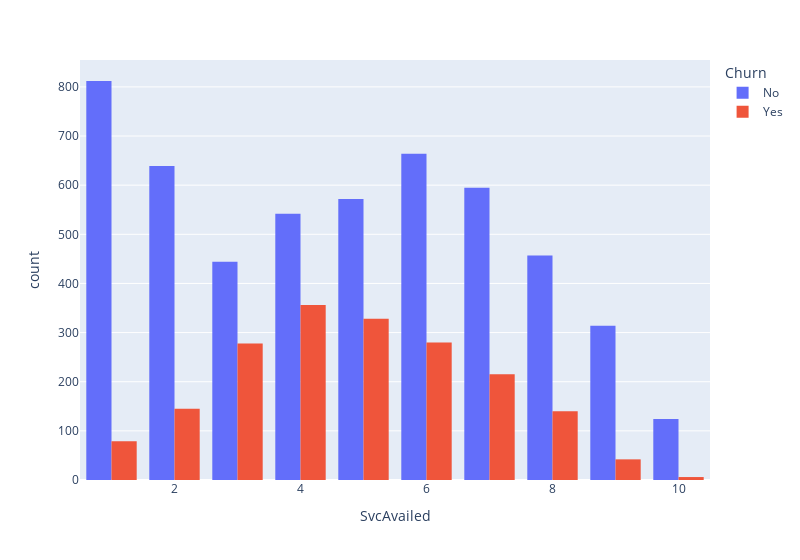

Write notebook code for a chart like this one.
### Markdown cell above
Now, it's time to probe the dataset and see if insights can be extracted. 

First, we plot a histogram of `SvcAvailed` against `Churn`.

### Code cell
fig = px.histogram(data_frame=data, x="SvcAvailed", color="Churn", barmode="group", width=800)
fig.show()

### Figure 1 — Plotly figure (JSON) as saved in the notebook; plotly's stock layout.template omitted (floating-point values rounded to 4 significant figures; data arrays with more than 128 entries replaced by an {"elided": "..."} marker saying what was removed)
{"data": [{"alignmentgroup": "True", "bingroup": "x", "hovertemplate": "Churn=No<br>SvcAvailed=%{x}<br>count=%{y}<extra></extra>", "legendgroup": "No", "marker": {"color": "#636efa", "pattern": {"shape": ""}}, "name": "No", "offsetgroup": "No", "orientation": "v", "showlegend": true, "x": {"elided": "5163 int values"}, "xaxis": "x", "yaxis": "y", "type": "histogram"}, {"alignmentgroup": "True", "bingroup": "x", "hovertemplate": "Churn=Yes<br>SvcAvailed=%{x}<br>count=%{y}<extra></extra>", "legendgroup": "Yes", "marker": {"color": "#EF553B", "pattern": {"shape": ""}}, "name": "Yes", "offsetgroup": "Yes", "orientation": "v", "showlegend": true, "x": {"elided": "1869 int values"}, "xaxis": "x", "yaxis": "y", "type": "histogram"}], "layout": {"xaxis": {"anchor": "y", "domain": [0, 1], "title": {"text": "SvcAvailed"}}, "yaxis": {"anchor": "x", "domain": [0, 1], "title": {"text": "count"}}, "legend": {"title": {"text": "Churn"}, "tracegroupgap": 0}, "margin": {"t": 60}, "barmode": "group", "width": 800}}
